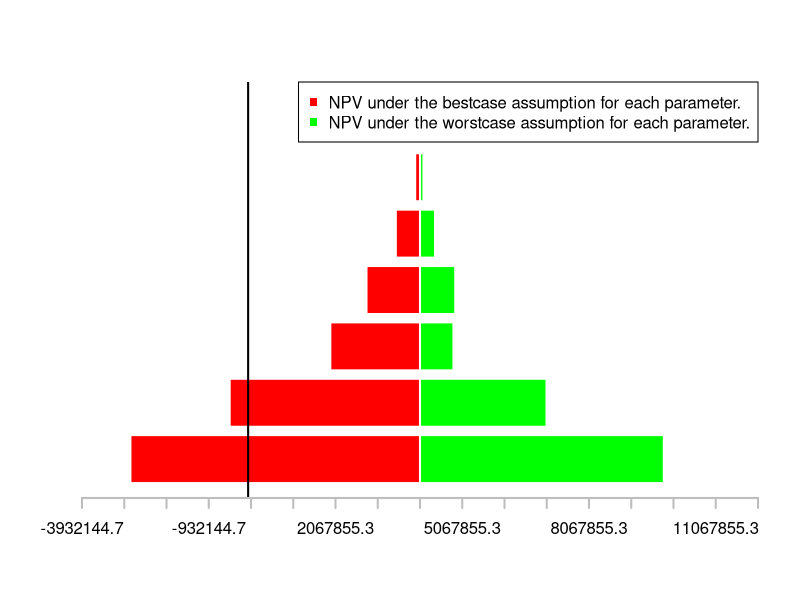

Write the R code that produced this figure.
############################################################################
# computer information:
# 台式机, 9代i7, GTX2060
# wire needed: 15M
#
# clean environment, smoke forbidden
# vending machine needed (not considered)
############################################################################
CashFlow <- function(usertime=2.629, #(h/week) 1 ~ 4
		     userprice=11.01, #(yuan/h) 5 ~ 15
		     privateprice=27.08, #(yuan/h) 15 ~ 35
		     cpsalary=3360, # 3000 ~ 4500
		     adminsalary=3000, # 1500 ~ 5000
		     floatrate=0.15, # 0.05 ~ 0.3
		     Decoration=25283.84, # 23303.84 ~ 27263.84
		     rpd=21.9, # 18.5 ~ 31.1
		     Write=F # write into csv
		     ){

	# number of students (?)
	# 274.19+516.91*log(year - 2013)
	# n1 = sum(n(2016:2019))

	#  313  600
	#  806  951 1146 1230 real data
	# 1280 1349 1410 1464 estimated
	nstudent = c(806, 951, 1146, 1230 ,1280, 1349, 1410, 1464)
	n <- c(sum(nstudent[1:4]),
	       sum(nstudent[2:5]),
	       sum(nstudent[3:6]),
	       sum(nstudent[4:7]),
	       sum(nstudent[5:8]))

	# from questionnaire
	usersrate <- 0.3495
	privaterate <- 0.2427
	ppu <- 0.6944

	maxusertime <- 4 #(h/week)

	privateseat <- 5 #(/room)

	privatetime <- usertime / 5

	# Life time of the project(estimated)
	ProjectHP <- 5 #(year)

	############################################################################
	# Revenue related(survey)
	vc <- 0 # variable cost per hour (assuming no variable cost)
	# Gross Profit per week
	Profit <- (userprice - vc) * usertime * usersrate * n +
		(privateprice - privateseat * vc) * privatetime * privaterate * n
	# transfered into per year
	Profit <- Profit * 365 / 7

	############################################################################
	# Equipment related(search and estimated)
	ComputerNum <<- floor(usersrate * maxusertime * n[1] / 7 / 12)
	PrivateRoom <<- ceiling(usersrate * maxusertime * n[1] / 7 / 12 *
			       ppu / (1+ppu) / 5)
	size <<- 20 * PrivateRoom + 2 * (ComputerNum - 5 * PrivateRoom)
	# Computer, Screen, desk&chair, mouse&keyboard&headset
	PricePerComputer <- 5999 + 1400 + 700 + 200
	AC <- 1169*6+4199
	Instuall <- 60+80+100+200
	digital <- PricePerComputer * ComputerNum
	BeginCost <- digital+AC+Instuall
	CapitalHP <- 5 #(year) fixed
	salvage <- (5999*0.4 + 500 + 200) * ComputerNum + 4199*0.2
	deprecation <- c(rep(digital/3,3),0,0) + rep(AC/5,5)

	############################################################################
	# Fixed Cost(search and estimated) (?)
	rent <- size*rpd*365

	salary <- cpsalary*4*12 +
		adminsalary*5*12

	netfee <- 269*12

	utility <- 0.98*3.668*ComputerNum*2*30*12

	item <- 0.9*ComputerNum+9+15*(6+4)

	FC <- rent + salary + utility + item

	# DeprecationSquence
	# DS <- c(rep(deprecation, CapitalHP),rep(0, ProjectHP-CapitalHP))

	# EBIT
	EBIT <- Profit - rep(FC, ProjectHP) - deprecation

	############################################################################
	# tax rate(fixed)
	t <- 0.25
	# 0.02*(EBIT>5000*12)+0.03*(EBIT>30000*12)

	# unlevered net income
	NI <- (1-t)*EBIT

	# Free cash flow
	NI <- NI + deprecation

	# Net Working Capital
	NWC <- 0 # (not considered)

	# Required return
	r = 0.0475 * (1+floatrate)

	FCF <- sum(NI*(1+r)^(-1:-ProjectHP))-
		NWC - BeginCost +
		(NWC+salvage)*(1+r)^(-ProjectHP-1)

	if (Write){
		m<<-matrix(c(1:5,Profit,rep(FC,5),deprecation,EBIT,NI),ncol=5,byrow=T)
		rownames(m)<<-c("Year","Gross Profit","Fixed Cost","Deprecation",
				"EBIT","Unlevered Net Income")
		m<<-cbind(rep(NA,6),m)
		m<<-data.frame(m)
		m[1,1]<<-0
		m["Equipment and Beginning Cost",1] <<- BeginCost
		m["Salvage",6] <<- salvage
		m["FCF",1] <<- FCF

		write.csv(m,"FINproj.csv")
	}
	cat(FCF,"\n")
	return(FCF)
}
############################################################################
# sensitivity analysis
# usertime userprice privateprice
# salary
senalys <- function(){
	Prediction <- CashFlow()
	range <- 8*10^6
	# less
	Less <- c(
		  CashFlow(usertime=1) - Prediction,
		  CashFlow(userprice=5) - Prediction,
		  CashFlow(rpd=31.1) - Prediction,
		  CashFlow(privateprice=15) - Prediction,
		  CashFlow(cpsalary=4500, adminsalary=5000) - Prediction,
		  CashFlow(floatrate=0.3) - Prediction,
		  CashFlow(Decoration=27263.84) - Prediction
		  )

	# par(pin=c(8,5))

	barplot(Less, axes = FALSE, horiz = T, col = 'red', border ='white',
		xlim = c(-range,range) )
	#,ylim = c(0.5,9.2)

	# more
	More <- c(
		  CashFlow(usertime=4) - Prediction,
		  CashFlow(userprice=15) - Prediction,
		  CashFlow(rpd=18.5) - Prediction,
		  CashFlow(privateprice=35) - Prediction,
		  CashFlow(cpsalary=3000, adminsalary=1500) - Prediction,
		  CashFlow(floatrate=0.05) - Prediction,
		  CashFlow(Decoration=23303.84) - Prediction
		  )

	barplot(More, axes = FALSE, horiz = T, col = 'green', border ='white',
		add = TRUE)

	abline(v = -Prediction ,lwd=2,col='black')
	abline(v = -0 ,lwd=2,col='white')
	# axis(3, lwd = 2, tick = T, at = seq(-range,range,10^6),col='gray',
	# labels = c(round(seq(Prediction-range,Prediction+range,10^6), 1)), las = 1)
	axis(1, lwd = 2, tick = T, at = seq(-range,range,10^6),col = 'gray',
	     labels = c(round(seq(Prediction-range,Prediction+range,10^6), 1)), las = 1)


	legend("topright",
	       legend=c('NPV under the bestcase assumption for each parameter.',
			'NPV under the worstcase assumption for each parameter.'),
	       col=c('red','green'),pch=15,bty='o',xpd=TRUE)
	# , horiz = T,box.col='gray')
}

senalys()
CashFlow(Write=T)
